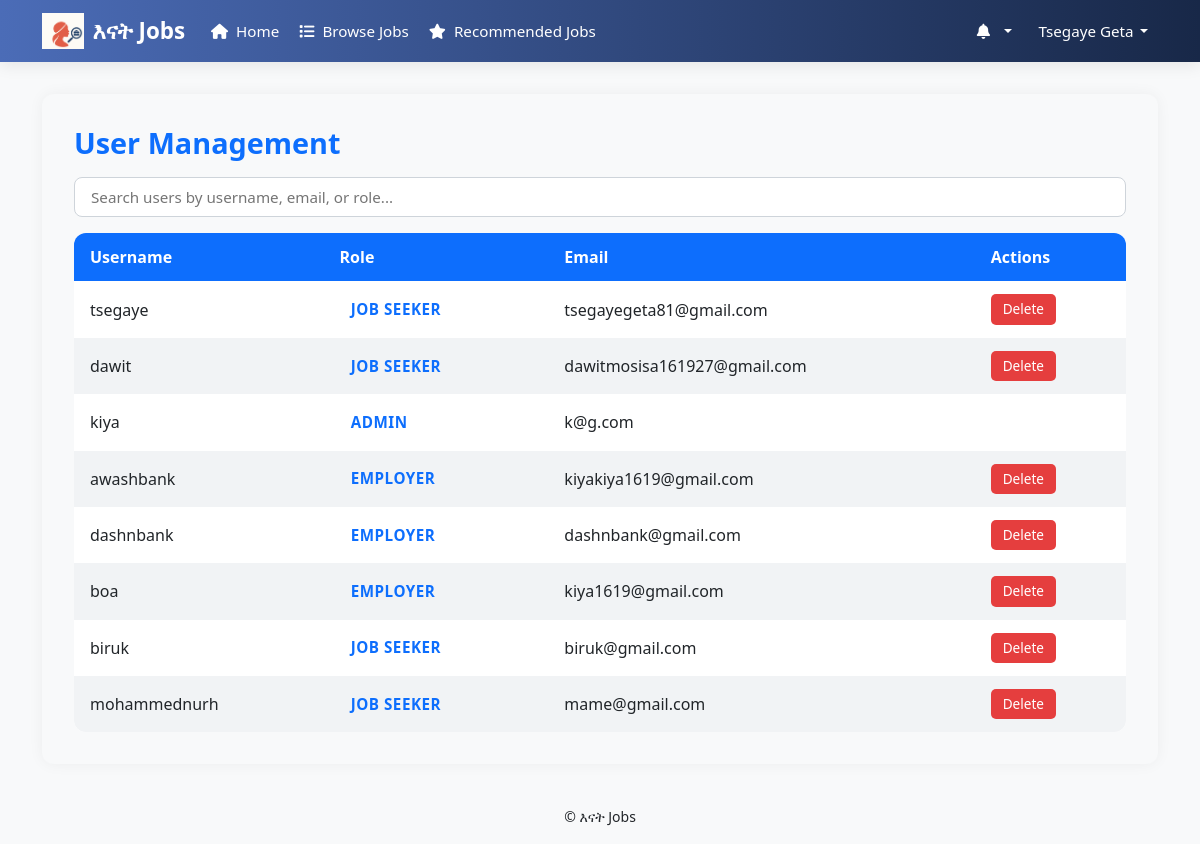
The app's page /userlist/ (signed in) with its own data.
### job/models.py (models this page shows, shortened)
class User(AbstractUser):
    is_employer = models.BooleanField(default=False)
    is_job_seeker = models.BooleanField(default=False)
    phone_number = models.CharField(max_length=15, blank=True, null=True)
    groups = models.ManyToManyField(
        'auth.Group',
        related_name='job_user_groups',  # Add this
        blank=True,
        help_text='The groups this user belongs to.',
        verbose_name='groups'
    )
    user_permissions = models.ManyToManyField(
        'auth.Permission',
        related_name='job_user_permissions',  # Add this
        blank=True,
        help_text='Specific permissions for this user.',
        verbose_name='user permissions'
    )

class SeekerProfile(models.Model):
    user = models.OneToOneField(User, on_delete=models.CASCADE)
    first_name = models.CharField(max_length=100)
    last_name = models.CharField(max_length=100)
    email = models.EmailField()
    phone_number = models.CharField(max_length=15, blank=True, null=True)
    location = models.CharField(max_length=255, blank=True)
    location = models.CharField(max_length=255, blank=True)  # 👈 free text (but controlled by form)
    resume = models.FileField(upload_to='resumes/', blank=True, null=True)
    skills = models.ManyToManyField(Skill, blank=True)

### job/views.py (the view)
# urls.py: path('userlist/',views.userlist, name='userlist'),
def userlist(request):
    users = User.objects.all()
    return render(request, 'job/userlist.html', {'users': users})

### job/context_processors.py (called while the page is built)
def notifications(request):
    if request.user.is_authenticated:
        all_notifications = request.user.notifications_received.order_by('-created_at')
        return {
            'notifications': all_notifications
        }
    return {}

def notification_count(request):
    if request.user.is_authenticated:
        count = Notification.objects.filter(recipient=request.user, is_read=False).count()
        return {'notifications_unread_count': count}
    return {'notifications_unread_count': 0}

### job/templates/job/userlist.html (shortened to what this page needs)
{% extends 'seeker_base.html' %}
{% block content %}
<div class="user-management-container">
    <h2 class="table-header">User Management</h2>
    <input type="text" id="userSearch" placeholder="Search users by username, email, or role...">
    <table class="user-table" id="usersTable">
        <thead>
            <tr>
                <th>Username</th>
                <th>Role</th>
                <th>Email</th>
                <th>Actions</th>
            </tr>
        </thead>
        <tbody>
            {% for user in users %}
            <tr>
                <td>{{ user.username }}</td>
                <td>
                  <span class="role-badge text-standout">
    {% if user.is_job_seeker %}Job Seeker{% elif user.is_employer %}Employer{% else %}Admin{% endif %}
</span>
                </td>
                <td>{{ user.email }}</td>
                <td>
                    {% if not user.is_superuser %}
                    <form method="POST" action="{% url 'delete_user' user.id %}" onsubmit="return confirm('Are you sure you want to delete this user?');">
                        <button type="submit" class="delete-button">Delete</button>
                    </form>
                    {% endif %}
                </td>
            </tr>
            {% endfor %}
        </tbody>
    </table>
</div>
{% endblock %}

### job/templates/seeker_base.html (shortened to what this page needs)
    {% load static %}
    <!DOCTYPE html>
    <html lang="en">
    <head>
        <link rel="stylesheet" href="https://cdn.jsdelivr.net/npm/bootstrap@5.3.2/dist/css/bootstrap.min.css">
        <link rel="stylesheet" href="https://cdnjs.cloudflare.com/ajax/libs/font-awesome/6.4.0/css/all.min.css">
    </head>
    <body>
        <nav class="navbar navbar-expand-lg navbar-dark fixed-top">
            <div class="container">
                <a class="navbar-brand" href="{% url 'main' %}">
                    <img src="{% static 'jobs/images/enat.png' %}" alt="Enat Jobs" style="height:36px; width:auto; margin-right:8px;">
                    እናት Jobs
                </a>
                <div class="collapse navbar-collapse" id="navbarNav">
                    <ul class="navbar-nav me-auto mb-2 mb-lg-0">
                        <li class="nav-item">
                            {% if user.is_authenticated %}
                                {% if user.is_superuser %}
                                    <a class="nav-link" href="{% url 'admin_dashboard' %}"><i class="fas fa-home me-1"></i> Home</a>
                                {% elif user.is_job_seeker %}
                                    <a class="nav-link" href="{% url 'job_seeker_dashboard' %}"><i class="fas fa-home me-1"></i> Home</a>
                                                                    <li class="nav-item d-none d-lg-block"><a class="nav-link" href="{% url 'browse_jobs' %}"><i class="fas fa-list me-1"></i> Browse Jobs</a></li>
                                {% elif user.is_employer %}
                                    <a class="nav-link" href="{% url 'employer_dashboard' %}"><i class="fas fa-home me-1"></i> Home</a>
                                {% endif %}
                            {% else %}
                                <a class="nav-link" href="{% url 'main' %}"><i class="fas fa-home me-1"></i> Home</a>
                            {% endif %}
                        </li>
                        {% if user.is_authenticated and user.is_job_seeker %}
                        <li class="nav-item">
<a class="nav-link" href="{% url 'recommended_jobs' %}">
    <i class="fas fa-star me-1"></i> Recommended Jobs
</a>
                        </li>
                        {% endif %}
                    </ul>
                    <ul class="navbar-nav ms-auto align-items-lg-center">
                        {% if user.is_authenticated %}
                            <li class="nav-item dropdown me-lg-2">
                                <a class="nav-link dropdown-toggle position-relative" href="#" id="notifDropdown" role="button"
                                data-bs-toggle="dropdown" aria-expanded="false">
                                <i class="fas fa-bell me-1"></i>
                                </a>
                            </li>
                            <li class="nav-item dropdown">
                                <a class="nav-link dropdown-toggle d-flex align-items-center" href="#" id="profileDropdown" role="button" data-bs-toggle="dropdown" aria-expanded="false">
                                    {% if user.seekerprofile %}
                                        <span class="d-none d-lg-inline">{{ user.seekerprofile.first_name|title }} {{ user.seekerprofile.last_name|title }}</span>
                                    {% elif user.employerprofile %}
                                        <span class="d-none d-lg-inline">{{ user.employerprofile.comapany_name|title }}</span>
                                    {% else %}
                                        <span class="d-none d-lg-inline">{{ user.username|title }}</span>
                                    {% endif %}
                                </a>
                            </li>
                        {% else %}
                            <li class="nav-item"><a class="nav-link" href="{% url 'login' %}"><i class="fas fa-sign-in-alt me-1"></i> Login</a></li>
                            <li class="nav-item"><a class="btn btn-outline-light ms-lg-2 mt-2 mt-lg-0" href="{% url 'register' %}"><i class="fas fa-user-plus me-1"></i> Register</a></li>
                        {% endif %}
                    </ul>
                </div>
            </div>
        </nav>
        <main class="container my-4">
            {% block content %}{% endblock %}
        </main>
        <footer class="bg-light text-center py-3 mt-auto">
            <div class="container">
                <small>&copy; {{ now.year }} እናት Jobs</small>
            </div>
        </footer>
    </body>
    </html>

### job/templates/seeker_base.html (style rules this page uses)
body { padding-top: 70px; background-color: #f8f9fa; -webkit-font-smoothing: antialiased; }
.navbar { background: linear-gradient(90deg, #4b6cb7, #182848); box-shadow: 0 4px 15px rgba(0,0,0,0.08); padding: 0.5rem 0; }
.navbar-brand { font-weight: 700; font-size: 1.4rem; color: #fff !important; display: flex; align-items: center; margin-right: 1rem; }
.navbar-nav .nav-link { white-space: nowrap; overflow: hidden; text-overflow: ellipsis; padding: 0.5rem 0.8rem; border-radius: 4px; transition: all 0.2s ease; }
.navbar .nav-link, .navbar .navbar-brand { color: #fff !important; }
.nav-item { margin: 0 2px; }
.nav-item.dropdown .dropdown-toggle::after { margin-left: 0.4rem; }
@media (max-width: 1200px) { .navbar-nav .nav-link { padding: 0.4rem 0.6rem; font-size: 0.95rem; } }
img { max-width: 100%; height: auto; display: block; }

### job/templates/job/userlist.html (style rules this page uses)
.user-management-container { padding: 2rem; background-color: #f8f9fa; border-radius: 12px; box-shadow: 0 0 15px rgba(0,0,0,0.05); }
.table-header { font-size: 1.8rem; font-weight: 600; margin-bottom: 1rem; color: #0d6efd; }
#userSearch { width: 100%; padding: 0.5rem 1rem; margin-bottom: 1rem; border-radius: 8px; border: 1px solid #ced4da; font-size: 0.95rem; }
.user-table { width: 100%; border-collapse: collapse; background-color: #fff; border-radius: 12px; overflow: hidden; }
.user-table th, .user-table td { padding: 0.75rem 1rem; text-align: left; }
.user-table thead { background-color: #0d6efd; color: #fff; }
.user-table tbody tr:nth-child(even) { background-color: #f1f3f5; }
.role-badge { padding: 0.3rem 0.7rem; border-radius: 12px; font-size: 0.85rem; font-weight: 500; color: #fff; display: inline-block; }
.delete-button { background-color: #e53e3e; color: #fff; border: none; padding: 5px 12px; border-radius: 5px; cursor: pointer; font-size: 0.85rem; transition: all 0.2s; }
.text-standout { font-weight: 700; font-size: 0.95rem; color: #0d6efd; letter-spacing: 0.5px; text-transform: uppercase; }

### records on screen
User: seekerprofile.first_name "Tsegaye", seekerprofile.last_name "Geta", username "tsegaye", is_job_seeker "JOB SEEKER", email "tsegayegeta81@gmail.com", is_superuser "Delete"
User: username "dawit", is_job_seeker "JOB SEEKER", email "dawitmosisa161927@gmail.com", is_superuser "Delete"
User: username "kiya", is_job_seeker "ADMIN", email "k@g.com"
User: username "awashbank", is_job_seeker "EMPLOYER", email "kiyakiya1619@gmail.com", is_superuser "Delete"
User: username "dashnbank", is_job_seeker "EMPLOYER", email "dashnbank@gmail.com", is_superuser "Delete"
User: username "boa", is_job_seeker "EMPLOYER", email "kiya1619@gmail.com", is_superuser "Delete"
User: username "biruk", is_job_seeker "JOB SEEKER", email "biruk@gmail.com", is_superuser "Delete"
User: username "mohammednurh", is_job_seeker "JOB SEEKER", email "mame@gmail.com", is_superuser "Delete"
